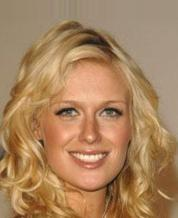
#> input picture dataset/000325.jpg, 178 x 218 px, found by its file name
$ python -i prepare_dataset.py   (imports and definitions only)
#> lines starting #> are read from the running program, lines starting #| are printed output that depends on the picture; after the words box and inside, x2 and y2 are one past the last pixel; in counts of white or black regions, pixels touching at a corner belong together
#!/usr/bin/env python
import cv2 as cv
import os

# [1 line not run here, left out]
# [1 line that did not run here, left out]

# Open image, convert to grayscale, resize and save
def prepare_img(fname):
  # read image, convert to grayscale
#> called with fname = 'dataset/000325.jpg'
  output_img = cv.imread('dataset/' + fname, cv.IMREAD_GRAYSCALE)
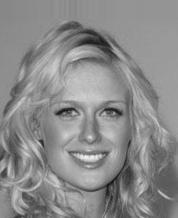
#> output_img: shape (218, 178); min 13, max 246, mean 138.3
  output_img = cv.resize(output_img, (66, 81))
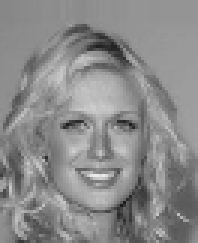
#> output_img: shape (81, 66) (shown 3 times larger); min 29, max 234, mean 138.2
  otsu_thresh_val, unused = cv.threshold(output_img, 0, 255, cv.THRESH_BINARY | cv.THRESH_OTSU)
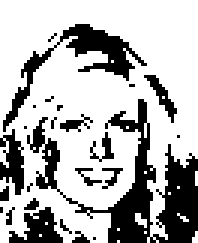
#> unused: shape (81, 66) (shown 3 times larger); 70.5% white; 25 black regions (17 under 20 px), largest, box (x1, y1, x2, y2) and area: (9, 33, 66, 81) 806, (1, 8, 49, 44) 324, (3, 69, 21, 81) 119
#> otsu_thresh_val = 128
  input_img = cv.Canny(output_img, int(otsu_thresh_val * 0.5), otsu_thresh_val)
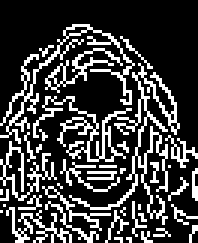
#> input_img: shape (81, 66) (shown 3 times larger); 24.3% white in thin lines or dots
  cv.imwrite('dataset2/output-' + fname, output_img)
  cv.imwrite('dataset2/input-' + fname, 255-input_img)

# [6 lines not run here, left out]

>>> result = prepare_img('dataset/000325.jpg')

$ run again, on dataset/006763.jpg
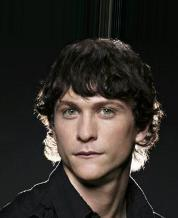
#> input picture dataset/006763.jpg, 178 x 218 px, found by its file name
#> in prepare_img, `otsu_thresh_val, unused = cv.threshold(output_img, 0, 255, cv.THRESH_B..`:
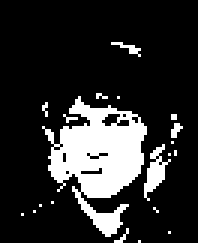
#> unused: shape (81, 66) (shown 3 times larger); 17.4% white; 20 white regions (18 under 20 px), largest, box (x1, y1, x2, y2) and area: (14, 32, 49, 79) 790, (48, 48, 57, 67) 70
#> otsu_thresh_val = 85
#> in prepare_img, `input_img = cv.Canny(output_img, int(otsu_thresh_val * 0.5), otsu_thre..`:
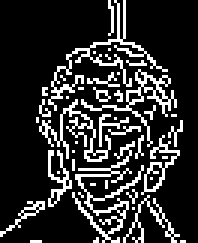
#> input_img: shape (81, 66) (shown 3 times larger); 18.1% white in thin lines or dots

$ run again, on dataset/007642.jpg
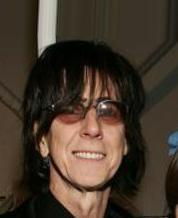
#> input picture dataset/007642.jpg, 178 x 218 px, found by its file name
#> in prepare_img, `otsu_thresh_val, unused = cv.threshold(output_img, 0, 255, cv.THRESH_B..`:
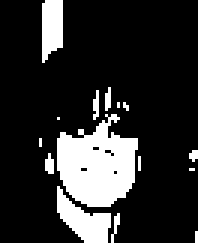
#> unused: shape (81, 66) (shown 3 times larger); 17.7% white; 15 white regions (12 under 20 px), largest, box (x1, y1, x2, y2) and area: (19, 38, 46, 69) 566, (19, 62, 37, 81) 168, (14, 0, 21, 21) 124
#> otsu_thresh_val = 95
#> in prepare_img, `input_img = cv.Canny(output_img, int(otsu_thresh_val * 0.5), otsu_thre..`:
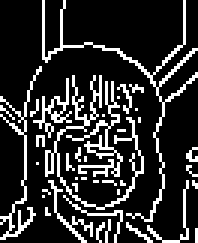
#> input_img: shape (81, 66) (shown 3 times larger); 18.3% white in thin lines or dots

$ run again, on dataset/007745.jpg
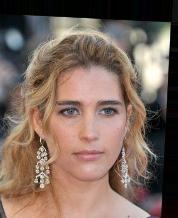
#> input picture dataset/007745.jpg, 178 x 218 px, found by its file name
#> in prepare_img, `otsu_thresh_val, unused = cv.threshold(output_img, 0, 255, cv.THRESH_B..`:
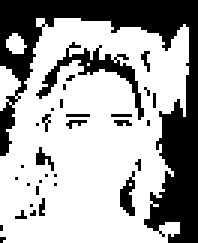
#> unused: shape (81, 66) (shown 3 times larger); 65.9% white; 33 black regions (29 under 20 px), largest, box (x1, y1, x2, y2) and area: (0, 0, 66, 81) 1455, (12, 14, 48, 40) 189, (40, 57, 45, 72) 44, (12, 49, 18, 57) 21
#> otsu_thresh_val = 91
#> in prepare_img, `input_img = cv.Canny(output_img, int(otsu_thresh_val * 0.5), otsu_thre..`:
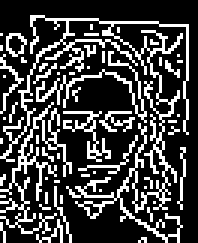
#> input_img: shape (81, 66) (shown 3 times larger); 25.7% white in thin lines or dots, all inside (x1, y1, x2, y2) = (0, 5, 63, 81)
